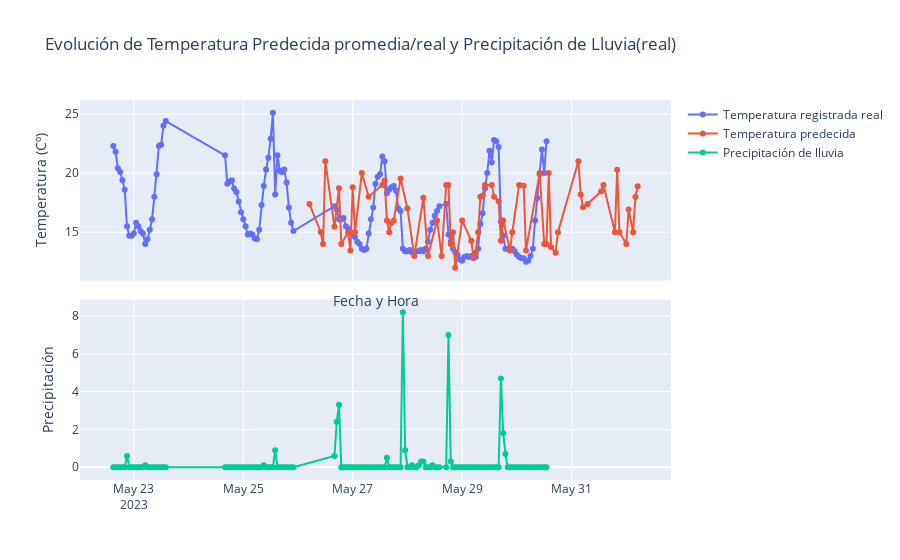

Notebook source saved alongside this figure:
### Markdown cell above
#### Gráfica datos registrados, predecidos y precipitación registrada

### Code cell
# Crear subtramas
fig = sp.make_subplots(rows=2, cols=1, shared_xaxes=True, vertical_spacing=0.05)

# Agregar los datos de la temperatura registrada real en la primera subtrama
fig.add_trace(
    go.Scatter(
        x=df_avg.index,
        y=df_avg['ta'],
        mode='lines+markers',
        name='Temperatura registrada real'
    ),
    row=1, col=1
)

# Aumentar muestrar dedicadas a la cantidad de fechas y horas
num_muestras = 70  # Número deseado de muestras
indices_muestra = random.sample(range(len(fechas_horas)), num_muestras)
fechas_horas_muestra = sorted([fechas_horas[i] for i in indices_muestra])
promedios_temperatura_muestra = [promedios_temperatura[i] for i in indices_muestra]

# Obtener las fechas y horas para la muestra
fechas_muestra, horas_muestra = zip(*fechas_horas_muestra)
# Agregar los datos de la evolución de temperatura promedio por fecha y hora en la primera subtrama
fig.add_trace(
    go.Scatter(
        x=[f'{fecha} {hora}' for fecha, hora in zip(fechas_muestra, horas_muestra)],
        y=promedios_temperatura_muestra,
        mode='markers+lines',
        name='Temperatura predecida'
    ),
    row=1, col=1
)

# Agregar los datos de la precipitación de lluvia en la segunda subtrama
fig.add_trace(
    go.Scatter(
        x=df_avg.index,
        y=df_avg['prec'],
        mode='markers+lines',
        name='Precipitación de lluvia'
    ),
    row=2, col=1
)

# Configurar etiquetas y título del gráfico
fig.update_layout(
    xaxis_title='Fecha y Hora',
    title='Evolución de Temperatura Predecida promedia/real y Precipitación de Lluvia(real)'
)

# Configurar las etiquetas de los ejes y la leyenda en cada subtrama
fig.update_yaxes(title_text='Temperatura (Cº)', row=1, col=1)
fig.update_yaxes(title_text='Precipitación', row=2, col=1)

# Rotar las etiquetas del eje x para mejorar la legibilidad
fig.update_layout(xaxis_tickangle=-45)

# Mostrar el gráfico
fig.show()

### Figure 1 — Plotly figure (JSON) as saved in the notebook; plotly's stock layout.template omitted (floating-point values rounded to 4 significant figures; data arrays with more than 128 entries replaced by an {"elided": "..."} marker saying what was removed)
{"data": [{"mode": "lines+markers", "name": "Temperatura registrada real", "type": "scatter", "x": {"elided": "147 str values"}, "xaxis": "x", "y": {"elided": "147 float values"}, "yaxis": "y"}, {"mode": "markers+lines", "name": "Temperatura predecida", "type": "scatter", "x": ["2023-05-26 05:00", "2023-05-26 10:00", "2023-05-26 11:00", "2023-05-26 12:00", "2023-05-26 16:00", "2023-05-26 18:00", "2023-05-26 19:00", "2023-05-26 22:00", "2023-05-26 23:00", "2023-05-27 00:00", "2023-05-27 01:00", "2023-05-27 04:00", "2023-05-27 07:00", "2023-05-27 13:00", "2023-05-27 14:00", "2023-05-27 15:00", "2023-05-27 16:00", "2023-05-27 17:00", "2023-05-27 18:00", "2023-05-27 21:00", "2023-05-28 00:00", "2023-05-28 03:00", "2023-05-28 07:00", "2023-05-28 09:00", "2023-05-28 13:00", "2023-05-28 15:00", "2023-05-28 17:00", "2023-05-28 18:00", "2023-05-28 19:00", "2023-05-28 20:00", "2023-05-28 21:00", "2023-05-29 00:00", "2023-05-29 04:00", "2023-05-29 05:00", "2023-05-29 06:00", "2023-05-29 07:00", "2023-05-29 08:00", "2023-05-29 09:00", "2023-05-29 10:00", "2023-05-29 13:00", "2023-05-29 14:00", "2023-05-29 16:00", "2023-05-29 17:00", "2023-05-29 18:00", "2023-05-29 21:00", "2023-05-29 22:00", "2023-05-30 01:00", "2023-05-30 03:00", "2023-05-30 04:00", "2023-05-30 10:00", "2023-05-30 12:00", "2023-05-30 13:00", "2023-05-30 14:00", "2023-05-30 15:00", "2023-05-30 17:00", "2023-05-30 18:00", "2023-05-31 03:00", "2023-05-31 04:00", "2023-05-31 05:00", "2023-05-31 07:00", "2023-05-31 13:00", "2023-05-31 14:00", "2023-05-31 19:00", "2023-05-31 20:00", "2023-05-31 21:00", "2023-06-01 00:00", "2023-06-01 01:00", "2023-06-01 03:00", "2023-06-01 04:00", "2023-06-01 05:00"], "xaxis": "x", "y": [17.39, 15, 14, 21, 15.46, 18.73, 14, 15, 13.46, 18.81, 15, 20, 18, 19, 19.38, 16, 15, 15.81, 16, 19.54, 17, 13, 17.92, 13, 16, 13, 19, 19, 14, 15, 12, 16, 14.27, 12.89, 13.27, 15, 18, 18.11, 19, 19, 18, 17.61, 14.27, 16, 13.46, 15, 19, 18.92, 13.46, 20, 14, 14, 20, 13.73, 13.27, 15, 21, 18.19, 17.11, 17.38, 18.46, 19, 15, 20.27, 15, 14, 16.92, 15, 18, 18.89], "yaxis": "y"}, {"mode": "markers+lines", "name": "Precipitación de lluvia", "type": "scatter", "x": {"elided": "147 str values"}, "xaxis": "x2", "y": {"elided": "147 float values"}, "yaxis": "y2"}], "layout": {"title": {"text": "Evolución de Temperatura Predecida promedia/real y Precipitación de Lluvia(real)"}, "xaxis": {"anchor": "y", "domain": [0, 1], "matches": "x2", "showticklabels": false, "tickangle": -45, "title": {"text": "Fecha y Hora"}}, "xaxis2": {"anchor": "y2", "domain": [0, 1]}, "yaxis": {"anchor": "x", "domain": [0.525, 1], "title": {"text": "Temperatura (Cº)"}}, "yaxis2": {"anchor": "x2", "domain": [0, 0.475], "title": {"text": "Precipitación"}}}}
